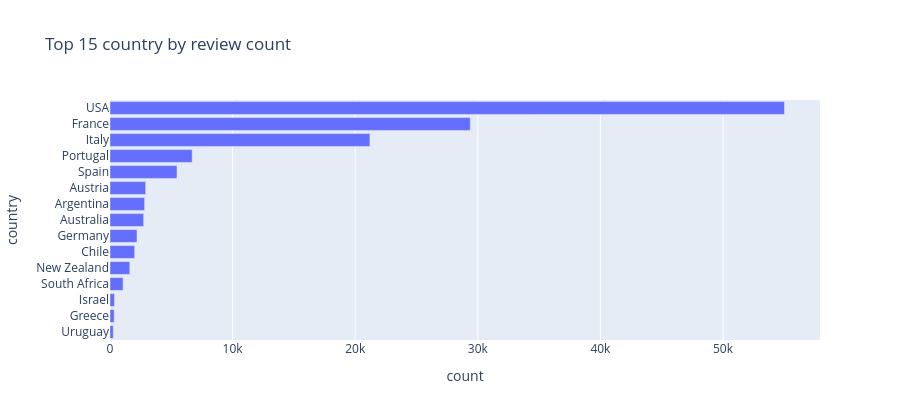
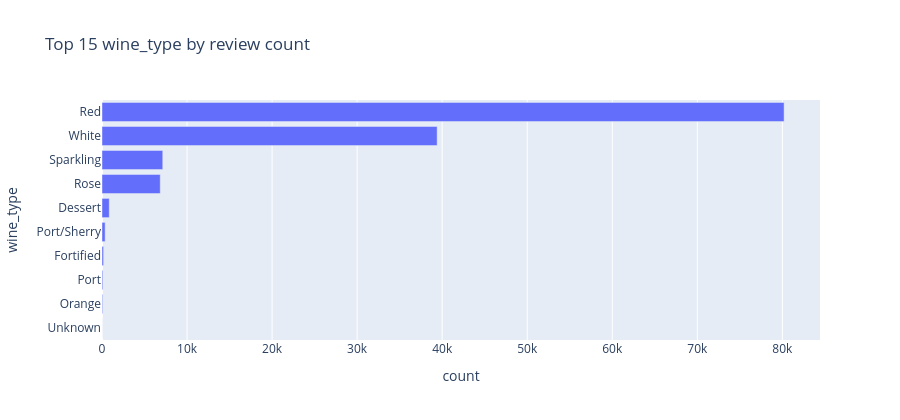
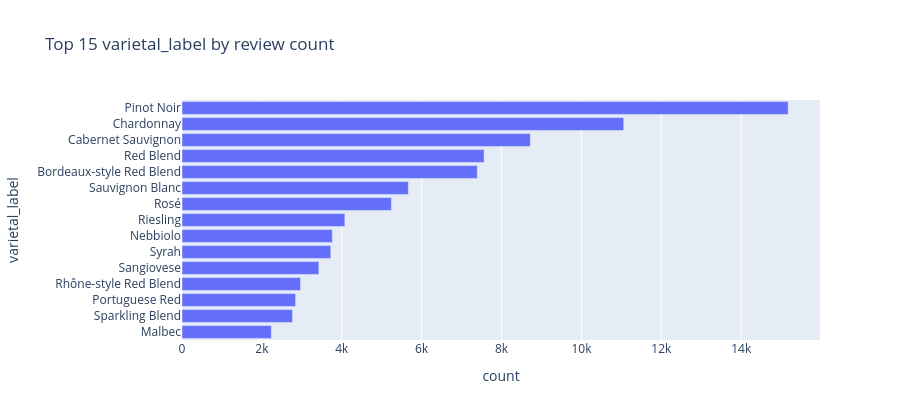
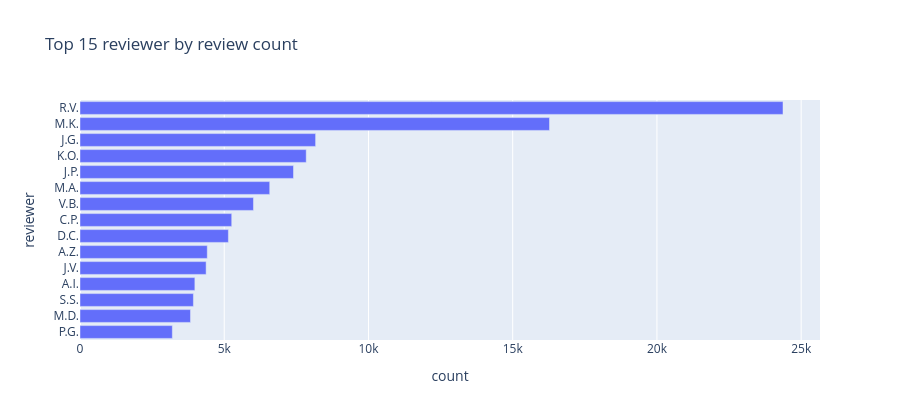

Notebook code cell kept with these figures, in order:
### Code cell
TOP_N = 15
for col in ["country", "wine_type", "varietal_label", "reviewer"]:
    counts = df[col].value_counts().head(TOP_N)
    fig = px.bar(
        x=counts.values,
        y=counts.index,
        orientation="h",
        title=f"Top {TOP_N} {col} by review count",
        labels={"x": "count", "y": col},
    )
    fig.update_yaxes(autorange="reversed")
    fig.update_layout(height=420)
    fig.show()

### Figure 1 — Plotly figure (JSON) as saved in the notebook; plotly's stock layout.template omitted (floating-point values rounded to 4 significant figures)
{"data": [{"hovertemplate": "count=%{x}<br>country=%{y}<extra></extra>", "legendgroup": "", "marker": {"color": "#636efa", "pattern": {"shape": ""}}, "name": "", "orientation": "h", "showlegend": false, "textposition": "auto", "type": "bar", "x": [55016, 29386, 21201, 6703, 5464, 2907, 2822, 2743, 2205, 2012, 1615, 1066, 366, 342, 265], "xaxis": "x", "y": ["USA", "France", "Italy", "Portugal", "Spain", "Austria", "Argentina", "Australia", "Germany", "Chile", "New Zealand", "South Africa", "Israel", "Greece", "Uruguay"], "yaxis": "y"}], "layout": {"barmode": "relative", "height": 420, "legend": {"tracegroupgap": 0}, "title": {"text": "Top 15 country by review count"}, "xaxis": {"anchor": "y", "domain": [0, 1], "title": {"text": "count"}}, "yaxis": {"anchor": "x", "autorange": "reversed", "domain": [0, 1], "title": {"text": "country"}}}}

### Figure 2 — Plotly figure (JSON) as saved in the notebook; plotly's stock layout.template omitted (floating-point values rounded to 4 significant figures)
{"data": [{"hovertemplate": "count=%{x}<br>wine_type=%{y}<extra></extra>", "legendgroup": "", "marker": {"color": "#636efa", "pattern": {"shape": ""}}, "name": "", "orientation": "h", "showlegend": false, "textposition": "auto", "type": "bar", "x": [80206, 39409, 7145, 6848, 852, 368, 187, 98, 78, 1], "xaxis": "x", "y": ["Red", "White", "Sparkling", "Rose", "Dessert", "Port/Sherry", "Fortified", "Port", "Orange", "Unknown"], "yaxis": "y"}], "layout": {"barmode": "relative", "height": 420, "legend": {"tracegroupgap": 0}, "title": {"text": "Top 15 wine_type by review count"}, "xaxis": {"anchor": "y", "domain": [0, 1], "title": {"text": "count"}}, "yaxis": {"anchor": "x", "autorange": "reversed", "domain": [0, 1], "title": {"text": "wine_type"}}}}

### Figure 3 — Plotly figure (JSON) as saved in the notebook; plotly's stock layout.template omitted (floating-point values rounded to 4 significant figures)
{"data": [{"hovertemplate": "count=%{x}<br>varietal_label=%{y}<extra></extra>", "legendgroup": "", "marker": {"color": "#636efa", "pattern": {"shape": ""}}, "name": "", "orientation": "h", "showlegend": false, "textposition": "auto", "type": "bar", "x": [15174, 11059, 8719, 7563, 7392, 5666, 5242, 4077, 3763, 3724, 3425, 2967, 2844, 2768, 2235], "xaxis": "x", "y": ["Pinot Noir", "Chardonnay", "Cabernet Sauvignon", "Red Blend", "Bordeaux-style Red Blend", "Sauvignon Blanc", "Rosé", "Riesling", "Nebbiolo", "Syrah", "Sangiovese", "Rhône-style Red Blend", "Portuguese Red", "Sparkling Blend", "Malbec"], "yaxis": "y"}], "layout": {"barmode": "relative", "height": 420, "legend": {"tracegroupgap": 0}, "title": {"text": "Top 15 varietal_label by review count"}, "xaxis": {"anchor": "y", "domain": [0, 1], "title": {"text": "count"}}, "yaxis": {"anchor": "x", "autorange": "reversed", "domain": [0, 1], "title": {"text": "varietal_label"}}}}

### Figure 4 — Plotly figure (JSON) as saved in the notebook; plotly's stock layout.template omitted (floating-point values rounded to 4 significant figures)
{"data": [{"hovertemplate": "count=%{x}<br>reviewer=%{y}<extra></extra>", "legendgroup": "", "marker": {"color": "#636efa", "pattern": {"shape": ""}}, "name": "", "orientation": "h", "showlegend": false, "textposition": "auto", "type": "bar", "x": [24370, 16276, 8168, 7842, 7401, 6577, 6013, 5260, 5144, 4412, 4372, 3982, 3931, 3830, 3201], "xaxis": "x", "y": ["R.V.", "M.K.", "J.G.", "K.O.", "J.P.", "M.A.", "V.B.", "C.P.", "D.C.", "A.Z.", "J.V.", "A.I.", "S.S.", "M.D.", "P.G."], "yaxis": "y"}], "layout": {"barmode": "relative", "height": 420, "legend": {"tracegroupgap": 0}, "title": {"text": "Top 15 reviewer by review count"}, "xaxis": {"anchor": "y", "domain": [0, 1], "title": {"text": "count"}}, "yaxis": {"anchor": "x", "autorange": "reversed", "domain": [0, 1], "title": {"text": "reviewer"}}}}
